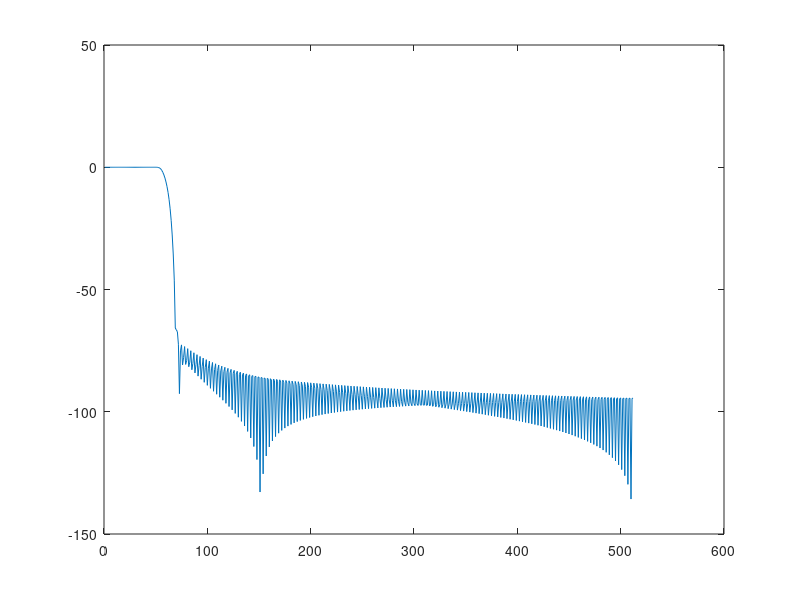
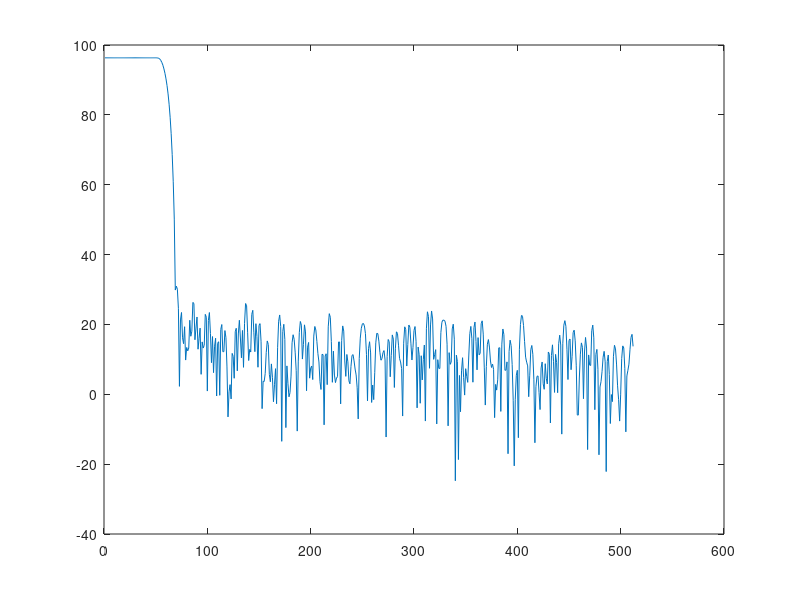

Write MATLAB code to recreate these figures, in order.
clear all;
close all;
clc;

%Parameters
nb_taps=341;
nb_quant=2^14;
cut_off=0.125;

%VHDL parameters
filename='fir_with_opt_accu.vhd';
data_in_bus_size=12;
data_out_bus_size=12;
taps_size=log2(nb_quant);

%calculate Filter
f = [0 cut_off cut_off 1];
mhi = [1 1 0 0];
taps_ideal = fir2(nb_taps,f,mhi);

%ideal
h_ideal=freqz(taps_ideal,1,512);
h_ideal_dB=20*log10(abs(h_ideal));

%Quantified
compensate=71509.769533 / 65536.000000 ; %Here apply value from quant_taps_correct when compensate at 1
taps_quant= round( [ (nb_quant/2-1) / max(taps_ideal) * taps_ideal/compensate] );
h_quant=freqz(taps_quant,1,512);
h_quant_dB=20*log10(abs(h_quant));

%Identify the gain
quant_gain_lin=10^(max(h_quant_dB)/20);
quant_gain_log2=log2(quant_gain_lin);
quant_gain_lin_floor=2^floor(quant_gain_log2);
quant_taps_correct=quant_gain_lin/quant_gain_lin_floor;

%Display
figure(1);
plot(h_ideal_dB);
figure(2);
plot(h_quant_dB);

%Generate taps
##fid = fopen('taps.txt','w');
##for k=1:length(taps_quant)
##  fprintf(fid,'taps(%d) <= to_signed(%d,%d);\n',k-1,taps_quant(k),log2(nb_quant));
##end
##
##fclose(fid);

%----------------------------------------------------------
% Generate VHDL
%----------------------------------------------------------
fid=fopen(filename,'w');

fprintf(fid,'library IEEE;                                                                                            \n');
fprintf(fid,'use IEEE.std_logic_1164.all;                                                                             \n');
fprintf(fid,'use IEEE.numeric_std.all;                                                                                \n');
fprintf(fid,'use     ieee.math_real.all;                                                                              \n');
fprintf(fid,'                                                                                                         \n');
fprintf(fid,'entity fir_with_opt_accu is                                                                                            \n');
fprintf(fid,' port (                                                                                                  \n');
fprintf(fid,'            clk             : in std_logic;                                                              \n');
fprintf(fid,'                                                                                                         \n');
fprintf(fid,'            data_in         : in std_logic_vector(%d downto 0);                                          \n',data_in_bus_size-1);
fprintf(fid,'            data_in_en      : in std_logic;                                                              \n');
fprintf(fid,'                                                                                                         \n');
fprintf(fid,'			data_out		: out std_logic_vector(%d downto 0);                                          \n',data_out_bus_size-1);
fprintf(fid,'			data_out_en		: out std_logic                                                               \n');
fprintf(fid,'                                                                                                         \n');
fprintf(fid,' );                                                                                                      \n');
fprintf(fid,'end entity fir_with_opt_accu;                                                                                          \n');
fprintf(fid,'                                                                                                         \n');
fprintf(fid,'architecture rtl of fir_with_opt_accu is                                                                               \n');
fprintf(fid,'                                                                                                         \n');
fprintf(fid,'                                                                                                         \n');
fprintf(fid,'                                                                                                         \n');
fprintf(fid,'constant nb_taps                        : integer:=%d;                                                   \n',length(taps_quant));
fprintf(fid,'type taps_type                          is array (0 to nb_taps-1) of signed(%d downto 0);                \n',taps_size-1);
fprintf(fid,'signal taps                             : taps_type;                                                     \n');
fprintf(fid,'type fir_reg_type                       is array (0 to nb_taps-1) of signed(%d downto 0);                \n',data_in_bus_size-1);
fprintf(fid,'signal fir_reg                          : fir_reg_type:=(others=>(others=>''0''));                        \n');

for k=1:length(taps_quant)
  fprintf(fid,'signal fir_reg_d%d                          : fir_reg_type:=(others=>(others=>''0''));                        \n',k);
end

fprintf(fid,'type taps_x_fir_reg_type                is array (0 to nb_taps-1) of signed(%d downto 0);                \n',data_in_bus_size+taps_size-1);
fprintf(fid,'signal taps_x_fir_reg                   : taps_x_fir_reg_type;                                           \n');
fprintf(fid,'                                                                                                         \n');
fprintf(fid,'                                                                                                         \n');
fprintf(fid,'                                                                                                         \n');
fprintf(fid,'type taps_x_fir_reg_accu_type           is array (0 to nb_taps) of signed(63 downto 0);                  \n');
fprintf(fid,'signal taps_x_fir_reg_accu              : taps_x_fir_reg_accu_type:=(others=>(others=>''0'')); \n');
fprintf(fid,'signal taps_x_fir_reg_accu_en           : std_logic_vector(nb_taps-1 downto 0);                          \n');  
fprintf(fid,'                                                                                                         \n');
fprintf(fid,'                                                                                                         \n');
fprintf(fid,'                                                                                                         \n');
fprintf(fid,'signal data_in_en_r1               : std_logic;                                                          \n');
fprintf(fid,'signal data_in_en_r2               : std_logic;                                                          \n');
fprintf(fid,'signal data_in_en_r3               : std_logic;                                                          \n');
fprintf(fid,'signal data_out_prepare            : std_logic_vector(%d downto 0);                                      \n',data_out_bus_size-1);
fprintf(fid,'signal data_out_prepare_en         : std_logic;                                                          \n');
fprintf(fid,'                                                                                                         \n');
fprintf(fid,'begin                                                                                                    \n');
fprintf(fid,'                                                                                                         \n');
fprintf(fid,'                                                                                                         \n');
fprintf(fid,'                                                                                                         \n');
fprintf(fid,'    ------------------------------------------                                                           \n');
fprintf(fid,'    -- Fir implementation                                                                                \n');
fprintf(fid,'    ------------------------------------------                                                           \n');
fprintf(fid,'    process(clk)                                                                                         \n');
fprintf(fid,'    variable v_round : signed(1 downto 0);                                                               \n');
fprintf(fid,'    begin                                                                                                \n');
fprintf(fid,'                                                                                                         \n');
fprintf(fid,'        if rising_edge(clk) then                                                                         \n');
fprintf(fid,'                                                                                                         \n');
fprintf(fid,'            --shift registers                                                                            \n');
fprintf(fid,'            if data_in_en=''1'' then                                                                     \n');
fprintf(fid,'                fir_reg(0) <= signed(data_in);                                                           \n');
fprintf(fid,'                for I in 1 to nb_taps-1 loop                                                             \n');
fprintf(fid,'                       fir_reg(I) <= fir_reg(I-1);                                                       \n');
fprintf(fid,'                    end loop;                                                                            \n');
fprintf(fid,'            end if;                                                                                      \n');
fprintf(fid,'            data_in_en_r1 <= data_in_en;                                                                 \n');
fprintf(fid,'            data_in_en_r2 <= data_in_en_r1;                                                                 \n');
fprintf(fid,'                                                                                                         \n');
fprintf(fid,'            --multiply                                                                                   \n');
fprintf(fid,'            --First tap                                                                                  \n');
fprintf(fid,'            taps_x_fir_reg_accu(0) <= resize(fir_reg(0) *  taps(0),64);                                  \n');
fprintf(fid,'            fir_reg_d1 <= fir_reg;                                                                       \n');
fprintf(fid,'            taps_x_fir_reg_accu_en(0)<= data_in_en_r2;                                                   \n');                          

fprintf(fid,'                                                                                                         \n');

for k=2:length(taps_quant)
  fprintf(fid,'            fir_reg_d%d <= fir_reg_d%d;                                                                 \n',k,k-1);
  fprintf(fid,'            taps_x_fir_reg(%d)           <= fir_reg_d%d(%d) *  taps(%d);                                                 \n',k-1,k-1,k-1,k-1);
  fprintf(fid,'            taps_x_fir_reg_accu(%d)      <= taps_x_fir_reg(%d) + taps_x_fir_reg_accu(%d);                                    \n',k-1,k-1,k-2);
  fprintf(fid,'            taps_x_fir_reg_accu_en(%d)   <= taps_x_fir_reg_accu_en(%d);                                  \n',k-1,k-2);
  fprintf(fid,'                                                                                                         \n');
end

fprintf(fid,'                                                                                                         \n');
fprintf(fid,'            v_round := ''0'' & taps_x_fir_reg_accu(%d)(%d);                                                     \n',k-1,quant_gain_log2-1);
fprintf(fid,'            data_out_prepare <= std_logic_vector(taps_x_fir_reg_accu(%d)(%d downto %d) + v_round);                                                                         \n',k-1,quant_gain_log2+data_out_bus_size-1,quant_gain_log2);
fprintf(fid,'            data_out_prepare_en <= taps_x_fir_reg_accu_en(%d);--;                                                    \n\n',k-1);
fprintf(fid,'                                                                                                         \n');
fprintf(fid,'       end if;                                                                                           \n');
fprintf(fid,'                                                                                                         \n');
fprintf(fid,'    end process;                                                                                         \n');
fprintf(fid,'                                                                                                         \n');
fprintf(fid,'                                                                                                         \n');
fprintf(fid,'                                                                                                         \n');
fprintf(fid,' data_out     <= data_out_prepare;                                                                       \n');
fprintf(fid,' data_out_en  <= data_out_prepare_en;                                                                    \n');
fprintf(fid,'                                                                                                         \n');
fprintf(fid,'                                                                                                         \n');
fprintf(fid,'                                                                                                         \n');

%Prints taps to the file
for k=1:length(taps_quant)
  fprintf(fid,' taps(%d) <= to_signed(%d,%d);\n',k-1,taps_quant(k),log2(nb_quant));
end;

%End RTL
fprintf(fid,'                                                                                                         \n');
fprintf(fid,'                                                                                                         \n');
fprintf(fid,'                                                                                                         \n');
fprintf(fid,' end rtl;                                                                                                \n');

fclose(fid);

fprintf('!!!!!!! Check that everything is ok with gain !!!!!!!!!!!!!\n');
fprintf('%f / %f\n', quant_gain_lin,quant_gain_lin_floor);
fprintf('\n');

if mod(length(taps_ideal),2)==1
  fprintf('!!!!!!! Error, the number of taps is odd !!!!!!!!!!!!!\n');
end